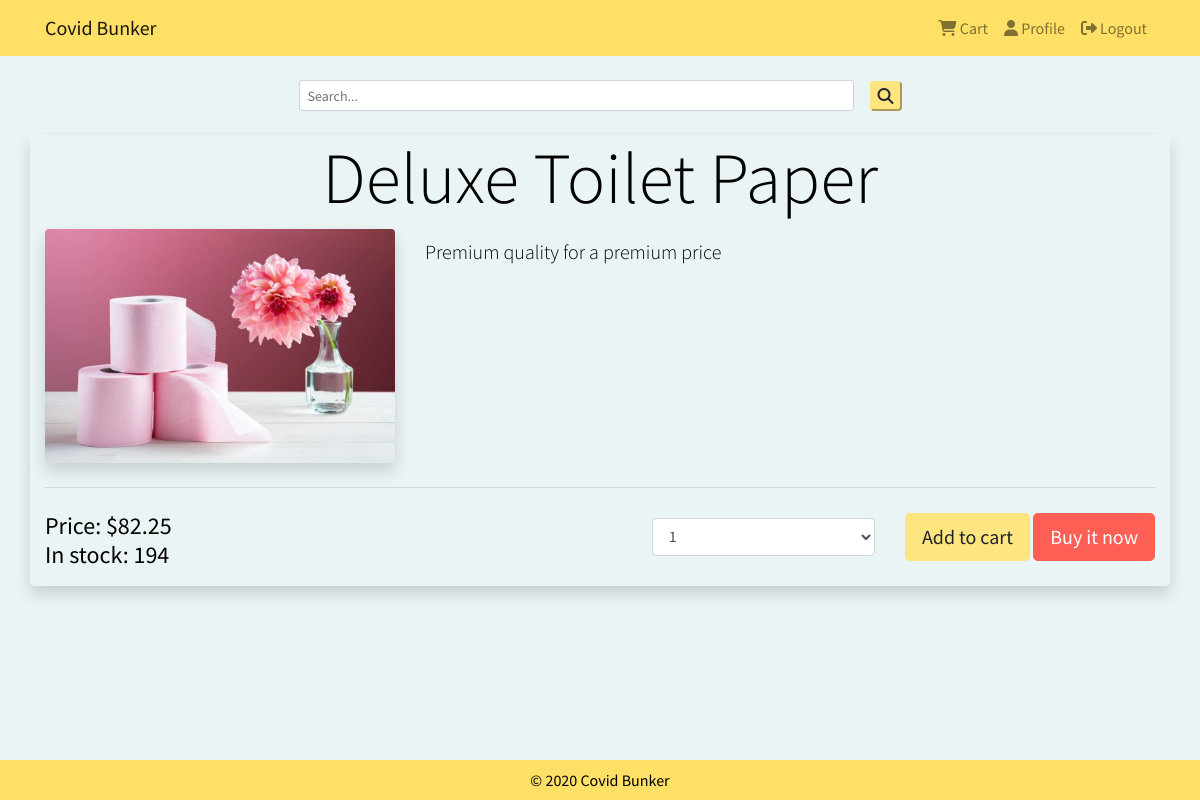
Screenshot of /product/5/ (signed in) with the database file from the repository.
### tables this page shows
CREATE TABLE "Products" (
	"PID"	INTEGER,
	"Name"	TEXT NOT NULL,
	"Description"	TEXT,
	"Price"	REAL NOT NULL,
	"Qty"	INTEGER NOT NULL,
	"ImgURL"	TEXT NOT NULL,
	"Category"	TEXT,
	"Status"	INTEGER,
	PRIMARY KEY("PID" AUTOINCREMENT)
);

### server.py (the view)
@app.route("/product/<int:pid>/")
def product(pid):
    conn = get_db()
    c = conn.cursor()
    product = c.execute('''
    SELECT * FROM Products where pID = ?;
    ''', (pid,)).fetchone()
    product = map_product_query_result(product)
    return render_template("product_single.html", product=product)

### server.py (called while the page is built)
def get_db():
    db = getattr(g, '_database', None)
    if db is None:
        db = g._database = sqlite3.connect(dbpath)
    return db

@app.teardown_appcontext
def close_connection(exception):
    db = getattr(g, '_database', None)
    if db is not None:
        db.close()

def map_product_query_result(product):
    return {'id':product[0], 'name':product[1], 'description':product[2], 'price':product[3], 'quantity':product[4], 'img':product[5], 'category':product[6], 'status':product[7]}

### templates/product_single.html (shortened to what this page needs)
{% extends "base.html" %}
{% block logged_in %}
    {% if session.signed_in %}
        {{ super() }}
    {% endif %}
{% endblock %}
{% block search %}
    {{ super() }}
{% endblock %}
{% block content %}
<div class="container rounded shadow">
  <h1 class="display-3 text-center">{{product.name}}</h1>
  <div class="row">
      <div class="col-md-4">
          <img src="/static/img/{{product.img}}" alt="{{product.name}}" class="img-fluid rounded shadow">
      </div>
      <div class="col-md-8 pt-2">
          <p class="lead">{{product.description}} </p>
      </div>
  </div>
  <hr class="my-4">
  <div class="row align-items-center">
      <div class="col-sm-4 mr-auto pb-2">
          <h4>
          Price: {{ "$%.2f"|format(product.price) }}<br>
          In stock: {{product.quantity}}
          </h4>
        </div>
        <div class="col-sm-8 pb-2">
          <div class="row justify-content-end align-items-center">
            <div class="col-sm-4 pb-2">
              <div class="inline-form-group w-md-50 mb-2">
                <select class="form-control product-quantity-select" title="{{ product.id }}" id="quantity-select-{{ product.id }}">
                  {% for i in range(1,product.quantity+1) %}
                  <option value="{{ i }}">{{ i }}</option>
                  {% endfor %}
                </select>
              </div>
          </div>
          <div class="col-sm-auto pb-2">
            <button type="button" value="{{ product.id }}" class="add_to_cart btn btn-lg btn-warning mb-2" onclick="this.blur();">Add to cart</button>
            <a id="buy_now_url_{{ product.id }}" title="{{ product.id }}" href="/checkout/{{ product.id }}/1">
              <button type="button" value="{{ product.id }}" class="btn btn-lg btn-danger mb-2" onclick="this.blur();">Buy it now</button>
            </a>
          </div>
        </div>
      </div>
  </div>
</div>
{% endblock %}

### static/css/style.css (style rules this page uses)
html, body { height: 100%; width: 100%; margin: 0; padding: 0; font-family: 'Source Sans Pro', sans-serif; }
.bg-secondary { background-color: #eaf4f4 !important; }
.btn-warning { background-color: #ffe580 ; border-color: #ffe580 ; }
.btn-danger { background-color: #fe5f55 ; border-color: #fe5f55 ; }

### rows the page displays
Products: name "Deluxe Toilet Paper", img (picture), description "Premium quality for a premium price", price "$82.25"

### other values shown
{{ product.quantity }} "194"
form field value "1"
